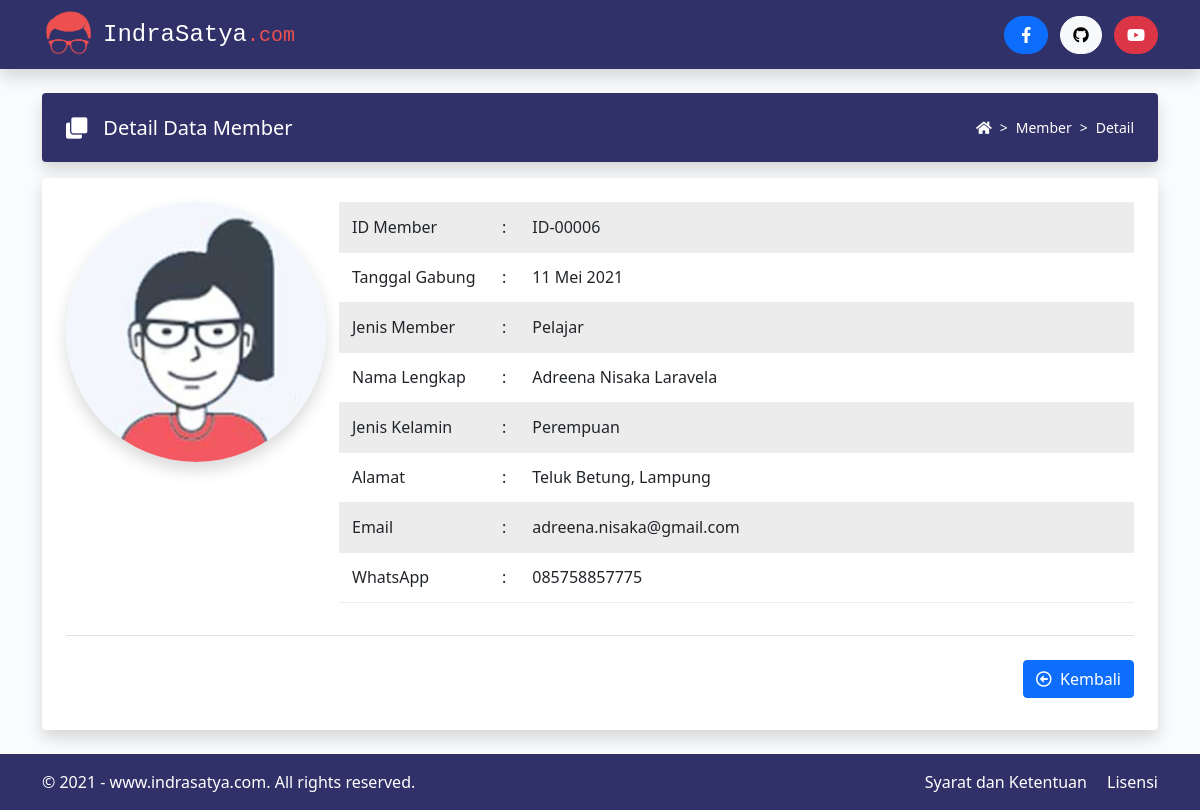
The page /?halaman=detail&id=ID-00006 on the database its author committed.
### tables this page shows
CREATE TABLE `tbl_member` (
  `id_member` varchar(8) NOT NULL,
  `tanggal_gabung` date NOT NULL,
  `jenis_member` enum('Gratis','Pelajar','Personal','Bisnis') NOT NULL,
  `nama_lengkap` varchar(50) NOT NULL,
  `jenis_kelamin` enum('Laki-laki','Perempuan') NOT NULL,
  `alamat` varchar(255) NOT NULL,
  `email` varchar(50) NOT NULL,
  `whatsapp` varchar(13) NOT NULL,
  `foto_profil` varchar(100) NOT NULL
);

### helper/fungsi_tanggal_indo.php (called while the page is built, shortened)
<?php
function tanggal_indo($tanggal){
	$bulan = array (
		1 =>'Januari',
			'Februari',
			'Maret',
			'April',
			'Mei',
			'Juni',
			'Juli',
			'Agustus',
			'September',
			'Oktober',
			'November',
			'Desember'
	);
	$explode = explode('-', $tanggal);
	return $explode[2] . ' ' . $bulan[ (int)$explode[1] ] . ' ' . $explode[0];
}

### tampil_detail.php (the view)
<div class="d-flex flex-column flex-md-row px-4 py-2 mt-4 text-white bg-indigo rounded shadow">
  <div class="d-flex align-items-center me-md-auto">
    <i class="fas fa-clone fa-lg me-3"></i>
    <h1 class="h5 pt-2">Detail Data Member</h1>
  </div>
  <div class="ms-5 ms-md-0 pt-md-3 pb-md-0">
    <nav style="--bs-breadcrumb-divider: '>';" aria-label="breadcrumb">
      <ol class="breadcrumb">
        <li class="breadcrumb-item"><a href="http://www.indrasatya.com/"><i class="fas fa-home"></i></a></li>
        <li class="breadcrumb-item"><a href="?halaman=data">Member</a></li>
        <li class="breadcrumb-item" aria-current="page">Detail</li>
      </ol>
    </nav>
  </div>
</div>
<?php
if (isset($_GET['id'])) {
  $id_member = $_GET['id'];
  $query = mysqli_query($mysqli, "SELECT * FROM tbl_member WHERE id_member='$id_member'")
                                  or die('Ada kesalahan pada query tampil data : ' . mysqli_error($mysqli));
  $data = mysqli_fetch_assoc($query);
}
?>
<div class="p-4 mt-3 bg-body rounded shadow">
  <div class="row mb-3">
    <div class="col-lg-3">
      <div class="text-center mb-3 mb-lg-0">
        <img src="images/<?= $data['foto_profil']; ?>" alt="Foto Profil" class="foto-preview rounded-circle shadow">
      </div>
    </div>
    <div class="col-lg-9">
      <div class="table-responsive">
        <table class="table table-striped">
          <tr>
            <td width="150">ID Member</td>
            <td width="10">:</td>
            <td><?= $data['id_member']; ?></td>
          </tr>
          <tr>
            <td>Tanggal Gabung</td>
            <td>:</td>
            <td><?= tanggal_indo($data['tanggal_gabung']); ?></td>
          </tr>
          <tr>
            <td>Jenis Member</td>
            <td>:</td>
            <td><?= $data['jenis_member']; ?></td>
          </tr>
          <tr>
            <td>Nama Lengkap</td>
            <td>:</td>
            <td><?= $data['nama_lengkap']; ?></td>
          </tr>
          <tr>
            <td>Jenis Kelamin</td>
            <td>:</td>
            <td><?= $data['jenis_kelamin']; ?></td>
          </tr>
          <tr>
            <td>Alamat</td>
            <td>:</td>
            <td><?= $data['alamat']; ?></td>
          </tr>
          <tr>
            <td>Email</td>
            <td>:</td>
            <td><?= $data['email']; ?></td>
          </tr>
          <tr>
            <td>WhatsApp</td>
            <td>:</td>
            <td><?= $data['whatsapp']; ?></td>
          </tr>
        </table>
      </div>
    </div>
  </div>
  <div class="pt-4 pb-2 text-end border-top">
    <a href="?halaman=data" class="btn btn-primary">
      <i class="far fa-arrow-alt-circle-left me-1"></i> Kembali
    </a>
  </div>
</div>

### assets/css/style.css (style rules this page uses)
body { background: #f9fbfd; }
.bg-indigo { background-color: #31316a !important; }
.breadcrumb { font-size: 14px; }
.breadcrumb .breadcrumb-item a { color: #fff !important; text-decoration: none; }
.breadcrumb-item + .breadcrumb-item::before { color: #fff; }
.table-striped tbody tr:nth-of-type(odd) { background-color: #f9f9f9; }
.table td, .table th { border-top-width: 0; border-color: #ebedf2 !important; padding: 0 13px !important; height: 50px; vertical-align: middle !important; }
.foto-preview { width: 260px; height: 260px; max-height: 300px; }

### rows shown on the page
tbl_member: foto_profil (picture), id_member "ID-00006", tanggal_gabung "11 Mei 2021", jenis_member "Pelajar", nama_lengkap "Adreena Nisaka Laravela", jenis_kelamin "Perempuan", alamat "Teluk Betung, Lampung", email "adreena.nisaka@gmail.com", whatsapp "085758857775"
